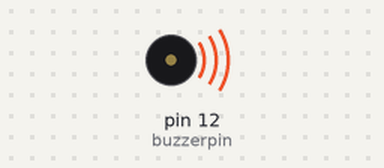
This sketch was run on a simulated Arduino Uno, built with avr-gcc and run on an emulated ATmega328P. Parts: buzzer (waves = sounding).

Above: at 0.1 s.
At 19.3 s:
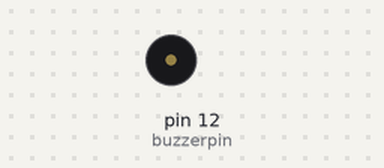
Timing chart, 0 to 20.8 s (numbered marks = the images above):
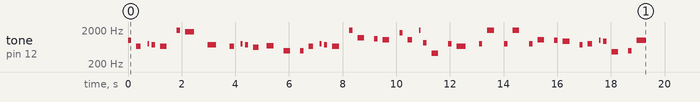

The sketch:

Harry_Potter_Theme.ino
```cpp
/* Harry Potter Theme
*/
#include "pitches.h"
int buzzerpin = 12;

// notes in the melody:
int melody[] =
{
  NOTE_B5, NOTE_E5, NOTE_G5, NOTE_FS5, NOTE_E5, NOTE_B6, NOTE_A6, NOTE_FS5, NOTE_E5, NOTE_G5,
  NOTE_FS5,  NOTE_DS5, NOTE_F5, NOTE_B4, NOTE_B4, NOTE_E5, NOTE_G5, NOTE_FS5, NOTE_E5, NOTE_B6,
  NOTE_D6, NOTE_CS6, NOTE_C6, NOTE_GS6, NOTE_C6, NOTE_B6, NOTE_GS5, NOTE_GS4, NOTE_G5, NOTE_E5,
  NOTE_G5, NOTE_B6, NOTE_G5, NOTE_B6, NOTE_G5, NOTE_C6, NOTE_B5, NOTE_AS5, NOTE_FS5, NOTE_G5,
  NOTE_B5, NOTE_AS5, NOTE_AS4, NOTE_B4, NOTE_B5
};

// note durations: 4 = quarter note, 8 = eighth note, etc.:
int noteDurations[] =
{
  8, 6, 16, 8, 4, 8, 3, 3, 6, 16,
  8, 5, 4, 4, 8, 6, 16, 8, 4, 8,
  4, 8, 4, 8, 6, 16, 8, 4, 8, 3,
  8, 4, 8, 4, 8, 4, 8, 4, 8, 6,
  16, 8, 4, 8, 3
};

void setup()
{
  // iterate over the notes of the melody:
  int size = sizeof(melody) / sizeof(int);
  for (int thisNote = 0; thisNote < size; thisNote++)
  {
    // to calculate the note duration, take one second divided by the note type. e.g. quarter note = 1000 / 4, eighth note = 1000/8, etc.
    int noteDuration = 1000 / noteDurations[thisNote];
    tone(buzzerpin, melody[thisNote], noteDuration);

    // to distinguish the notes, set a minimum time between them.
    // the note's duration + 30% seems to work well:
    int pauseBetweenNotes = noteDuration * 2.5;
    delay(pauseBetweenNotes);
    // stop the tone playing:
    noTone(buzzerpin);
  }
}

void loop()
{
  // no need to repeat the melody.
}
```

pitches.h
```cpp
/*************************************************
 * Public Constants
 *************************************************/

#define NOTE_B0  31
#define NOTE_C1  33
#define NOTE_CS1 35
#define NOTE_D1  37
#define NOTE_DS1 39
#define NOTE_E1  41
#define NOTE_F1  44
#define NOTE_FS1 46
#define NOTE_G1  49
#define NOTE_GS1 52
#define NOTE_A1  55
#define NOTE_AS1 58
#define NOTE_B1  62
#define NOTE_C2  65
#define NOTE_CS2 69
#define NOTE_D2  73
#define NOTE_DS2 78
#define NOTE_E2  82
#define NOTE_F2  87
#define NOTE_FS2 93
#define NOTE_G2  98
#define NOTE_GS2 104
#define NOTE_A2  110
#define NOTE_AS2 117
#define NOTE_B2  123
#define NOTE_C3  131
#define NOTE_CS3 139
#define NOTE_D3  147
#define NOTE_DS3 156
#define NOTE_E3  165
#define NOTE_F3  175
#define NOTE_FS3 185
#define NOTE_G3  196
#define NOTE_GS3 208
#define NOTE_A3  220
#define NOTE_AS3 233
#define NOTE_B3  247
#define NOTE_C4  262
#define NOTE_CS4 277
#define NOTE_D4  294
#define NOTE_DS4 311
#define NOTE_E4  330
#define NOTE_F4  349
#define NOTE_FS4 370
#define NOTE_G4  392
#define NOTE_GS4 415
#define NOTE_A4  440
#define NOTE_AS4 466
#define NOTE_B4  494
#define NOTE_C5  523
#define NOTE_CS5 554
#define NOTE_D5  587
#define NOTE_DS5 622
#define NOTE_E5  659
#define NOTE_F5  698
#define NOTE_FS5 740
#define NOTE_G5  784
#define NOTE_GS5 831
#define NOTE_A5  880
#define NOTE_AS5 932
#define NOTE_B5  988
#define NOTE_C6  1047
#define NOTE_CS6 1109
#define NOTE_D6  1175
#define NOTE_DS6 1245
#define NOTE_E6  1319
#define NOTE_F6  1397
#define NOTE_FS6 1480
#define NOTE_G6  1568
#define NOTE_GS6 1661
#define NOTE_A6  1760
#define NOTE_AS6 1865
#define NOTE_B6  1976
#define NOTE_C7  2093
#define NOTE_CS7 2217
#define NOTE_D7  2349
#define NOTE_DS7 2489
#define NOTE_E7  2637
#define NOTE_F7  2794
#define NOTE_FS7 2960
#define NOTE_G7  3136
#define NOTE_GS7 3322
#define NOTE_A7  3520
#define NOTE_AS7 3729
#define NOTE_B7  3951
#define NOTE_C8  4186
#define NOTE_CS8 4435
#define NOTE_D8  4699
#define NOTE_DS8 4978
```
